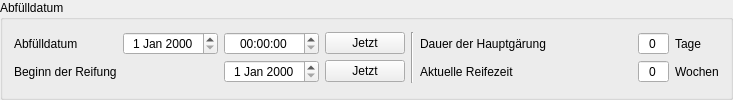
         <widget class="QGroupBox" name="groupBox_2">
          <property name="title">
           <string>Abfülldatum</string>
          </property>
          <layout class="QGridLayout" name="gridLayout_5">
           <property name="verticalSpacing">
            <number>4</number>
           </property>
           <item row="0" column="1">
            <widget class="DateEdit" name="tbAbfuelldatum">
             <property name="toolTip">
              <string>&lt;html&gt;&lt;head/&gt;&lt;body&gt;&lt;p&gt;Das &lt;span style=&quot; font-weight:600;&quot;&gt;Abfülldatum&lt;/span&gt; bezeichnet den Zeitpunkt, zu dem das Jungbier auf Flasche, Fass oder in ein anderes Behältnis gegeben wird. Mit dem Abfülldatum endet die Hauptgärung und beginnt die Reifung des Bieres, auch Nachgärung genannt. &lt;/p&gt;&lt;p&gt;Es muss sich dabei nicht zwingend um das Endprodukt handeln. Je nach Rezept und Verfahren können bis zum finalen Produkt viele Zwischenschritte nötig sein. Das Feld Abfülldatum kann manuell minutengenau definiert werden.&lt;/p&gt;&lt;/body&gt;&lt;/html&gt;</string>
             </property>
             <property name="alignment">
              <set>Qt::AlignmentFlag::AlignCenter</set>
             </property>
            </widget>
           </item>
           <item row="0" column="0">
            <widget class="QLabel" name="label_55">
             <property name="text">
              <string>Abfülldatum</string>
             </property>
            </widget>
           </item>
           <item row="0" column="5">
            <widget class="QLabel" name="label_3">
             <property name="text">
              <string>Dauer der Hauptgärung</string>
             </property>
            </widget>
           </item>
           <item row="2" column="5">
            <spacer name="horizontalSpacer_6">
             <property name="orientation">
              <enum>Qt::Orientation::Horizontal</enum>
             </property>
             <property name="sizeHint" stdset="0">
              <size>
               <width>40</width>
               <height>0</height>
              </size>
             </property>
            </spacer>
           </item>
           <item row="0" column="7">
            <widget class="SpinBox" name="tbDauerHauptgaerung">
             <property name="toolTip">
              <string>&lt;html&gt;&lt;head/&gt;&lt;body&gt;&lt;p&gt;Die &lt;span style=&quot; font-weight:600;&quot;&gt;Hauptgärung&lt;/span&gt; beginnt mit der Hefezugabe, auch Anstellen genannt. Sie endet mit dem Durchbruch, wenn sich Lücken in der Schaumdecke bilden. Die Schaumdecke selbst iszt zuvor im Stadium der höchsten Hefeaktivität entstanden. Sie wird auch Hochkräusen genannt. Mit dem Durchbruch ist erhöhter Sauerstoffeintrag und Anfälligkeit für Fehlaromen verbunden.&lt;/p&gt;&lt;p&gt;Das &lt;span style=&quot; font-weight:600;&quot;&gt;Jungbier&lt;/span&gt; ist in der Regel bereit für die Nachgärung, wenn der &lt;span style=&quot; font-weight:600;&quot;&gt;Endvergärungsgrad&lt;/span&gt; (EVG) in der Regel zwei Tage unverändert bleibt. Je nach Hefetyp kann die Dauer der Hauptgärung sehr unterschiedlich ausfallen. Bei vielen Hefen geht man von fünf Tagen aus. Dies ist hindoch nur ein Richtwert.&lt;/p&gt;&lt;/body&gt;&lt;/html&gt;</string>
             </property>
             <property name="alignment">
              <set>Qt::AlignmentFlag::AlignCenter</set>
             </property>
             <property name="readOnly">
              <bool>true</bool>
             </property>
             <property name="buttonSymbols">
              <enum>QAbstractSpinBox::ButtonSymbols::NoButtons</enum>
             </property>
            </widget>
           </item>
           <item row="0" column="3">
            <widget class="PushButton" name="btnAbfuelldatumHeute">
             <property name="minimumSize">
              <size>
               <width>80</width>
               <height>0</height>
              </size>
             </property>
             <property name="maximumSize">
              <size>
               <width>80</width>
               <height>16777215</height>
              </size>
             </property>
             <property name="toolTip">
              <string>&lt;html&gt;&lt;head/&gt;&lt;body&gt;&lt;p&gt;Ein Klick auf den Button setzt das &lt;span style=&quot; font-weight:600;&quot;&gt;Abfülldatum&lt;/span&gt; auf die aktuelle &lt;span style=&quot; font-weight:600;&quot;&gt;Zeit im Feld&lt;/span&gt; nebenan.&lt;/p&gt;&lt;/body&gt;&lt;/html&gt;</string>
             </property>
             <property name="text">
              <string>Jetzt</string>
             </property>
            </widget>
           </item>
           <item row="0" column="4" rowspan="2">
            <widget class="Line" name="line_11">
             <property name="orientation">
              <enum>Qt::Orientation::Vertical</enum>
             </property>
            </widget>
           </item>
           <item row="0" column="8">
            <widget class="QLabel" name="label_4">
             <property name="minimumSize">
              <size>
               <width>40</width>
               <height>0</height>
              </size>
             </property>
             <property name="text">
              <string>Tage</string>
             </property>
            </widget>
           </item>
           <item row="0" column="6">
            <widget class="QWidget" name="widget" native="true">
             <property name="minimumSize">
              <size>
               <width>80</width>
               <height>0</height>
              </size>
             </property>
            </widget>
           </item>
           <item row="2" column="0">
            <spacer name="horizontalSpacer_10">
             <property name="orientation">
              <enum>Qt::Orientation::Horizontal</enum>
             </property>
             <property name="sizeHint" stdset="0">
              <size>
               <width>40</width>
               <height>0</height>
              </size>
             </property>
            </spacer>
           </item>
           <item row="0" column="2">
            <widget class="TimeEdit" name="tbAbfuelldatumZeit">
             <property name="toolTip">
              <string>&lt;html&gt;&lt;head/&gt;&lt;body&gt;&lt;p&gt;Die &lt;span style=&quot; font-weight:600;&quot;&gt;Abfüllzeit &lt;/span&gt;bezeichnet Stunde und Minute, zu dem das Jungbier auf Flasche, Fass oder in ein anderes Behältnis gegeben wird.&lt;/p&gt;&lt;p&gt;Da dieser Wert beim sogenannten Grünschlauchen zeitkritisch ist, trennt der Kleine Brauhelfer Stunde und Minute entgegen sonstigen Datumsangaben hier vom eigentlich Abfülldatum ab. &lt;/p&gt;&lt;p&gt;Zur Abfüllzeit endet die Hauptgärung und es beginnt die Reifung des Bieres, auch Nachgärung genannt. &lt;/p&gt;&lt;p&gt;Es muss sich dabei nicht zwingend um das Endprodukt handeln. Je nach Rezept und Verfahren können bis zum finalen Produkt viele Zwischenschritte nötig sein. Das Feld Abfüllzeit kann manuell minutengenau definiert werden.&lt;/p&gt;&lt;/body&gt;&lt;/html&gt;</string>
             </property>
             <property name="alignment">
              <set>Qt::AlignmentFlag::AlignCenter</set>
             </property>
            </widget>
           </item>
           <item row="1" column="0">
            <widget class="QLabel" name="label_6">
             <property name="text">
              <string>Beginn der Reifung</string>
             </property>
            </widget>
           </item>
           <item row="1" column="2">
            <widget class="DateEdit" name="tbReifung">
             <property name="toolTip">
              <string>&lt;html&gt;&lt;head/&gt;&lt;body&gt;&lt;p&gt;Hier wird das Beginn der &lt;span style=&quot; font-weight:600;&quot;&gt;Reifung&lt;/span&gt; angegeben.&lt;/p&gt;&lt;p&gt;Beim Beginn der Reifezeit gibt es unterschiedliche Philosophien in der Brauergemeinde. Der Kleine Brauhelfer gestaltet dieses Thema daher sehr offen: Üblich wird die Reifezeit berechnet&lt;/p&gt;&lt;p&gt;1. ab &lt;span style=&quot; font-weight:600;&quot;&gt;2/3 der Hauptgärung&lt;/span&gt;, entsprechend Tag 2 oder Tag3 einer gängigen Hefe&lt;/p&gt;&lt;p&gt;2 ab dem &lt;span style=&quot; font-weight:600;&quot;&gt;Tag der Abfüllung &lt;/span&gt;auf Fass oder Flasche&lt;/p&gt;&lt;/body&gt;&lt;/html&gt;</string>
             </property>
             <property name="alignment">
              <set>Qt::AlignmentFlag::AlignCenter</set>
             </property>
            </widget>
           </item>
           <item row="1" column="3">
            <widget class="PushButton" name="btnReifungHeute">
             <property name="minimumSize">
              <size>
               <width>80</width>
               <height>0</height>
              </size>
             </property>
             <property name="maximumSize">
              <size>
               <width>80</width>
               <height>16777215</height>
              </size>
             </property>
             <property name="toolTip">
              <string>&lt;html&gt;&lt;head/&gt;&lt;body&gt;&lt;p&gt;Ein Klick auf den Button setzt den &lt;span style=&quot; font-weight:600;&quot;&gt;Beginn der Reifung &lt;/span&gt;auf die&lt;span style=&quot; font-weight:600;&quot;&gt; aktuelle Zeit &lt;/span&gt;im Feld nebenan.&lt;/p&gt;&lt;/body&gt;&lt;/html&gt;</string>
             </property>
             <property name="text">
              <string>Jetzt</string>
             </property>
            </widget>
           </item>
           <item row="1" column="5">
            <widget class="QLabel" name="lblReifezeit">
             <property name="text">
              <string>Aktuelle Reifezeit</string>
             </property>
            </widget>
           </item>
           <item row="1" column="8">
            <widget class="QLabel" name="lblReifezeitEinheit">
             <property name="minimumSize">
              <size>
               <width>40</width>
               <height>0</height>
              </size>
             </property>
             <property name="text">
              <string>Wochen</string>
             </property>
            </widget>
           </item>
           <item row="1" column="7">
            <widget class="SpinBoxSud" name="tbReifezeit">
             <property name="toolTip">
              <string>&lt;html&gt;&lt;head/&gt;&lt;body&gt;&lt;p&gt;Hier wird die &lt;span style=&quot; font-weight:600;&quot;&gt;aktuelle Reifezeit&lt;/span&gt; in Wochen angegeben.&lt;/p&gt;&lt;p&gt;In Bezug auf den Beginn der Reifezeit gibt es unterschiedliche Philosophien in der Brauergemeinde. Der Kleine Brauhelfer gestaltet dieses Thema daher sehr offen: Üblich wird die Reifezeit berechnet&lt;/p&gt;&lt;p&gt;1. ab &lt;span style=&quot; font-weight:600;&quot;&gt;2/3 der Hauptgärung&lt;/span&gt;, entsprechend Tag 2 oder Tag3 einer gängigen Hefe&lt;/p&gt;&lt;p&gt;2 ab dem &lt;span style=&quot; font-weight:600;&quot;&gt;Tag der Abfüllung &lt;/span&gt;auf Fass oder Flasche&lt;/p&gt;&lt;/body&gt;&lt;/html&gt;</string>
             </property>
             <property name="alignment">
              <set>Qt::AlignmentFlag::AlignCenter</set>
             </property>
             <property name="readOnly">
              <bool>true</bool>
             </property>
             <property name="buttonSymbols">
              <enum>QAbstractSpinBox::ButtonSymbols::NoButtons</enum>
             </property>
             <property name="maximum">
              <number>999</number>
             </property>
            </widget>
           </item>
          </layout>
         </widget>
